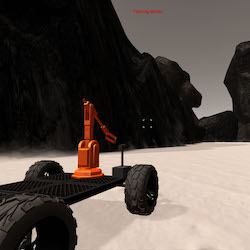
#> input picture Rover/images/rover.jpg, 250 x 250 px
$ python -i perception.py   (imports and definitions only)   (older library calls are emulated)
#> lines starting #> are read from the running program, lines starting #| are printed output that depends on the picture; after the words box and inside, x2 and y2 are one past the last pixel; in counts of white or black regions, pixels touching at a corner belong together
#> further down, picture is the input picture: shape (250, 250, 3); mean B, G, R 71.1, 77.2, 86.5
import numpy as np
import cv2

# Identify pixels above the threshold
def color_thresh(img):
    # ground pixel mask
    lower_gr = np.array([160,160,160])
    upper_gr = np.array([255,255,255])

    # obstacles pixel mask
    lower_obs = np.array([0,0,0])
    upper_obs = np.array([160,160,160])

    # yellow mask
    lower_yellow = np.array([100, 100, 0])
    upper_yellow = np.array([180, 180, 40])

    # set mask to 1 and 0 everywhere else
    rock = cv2.inRange(img, lower_yellow, upper_yellow)
#> rock: shape (250, 250); every value is 0
    ground = cv2.inRange(img, lower_gr, upper_gr)
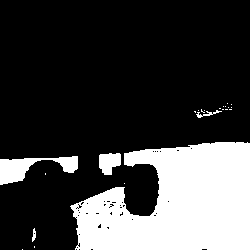
#> ground: shape (250, 250); 24.9% white; 23 white regions (18 under 20 px), largest, box (x1, y1, x2, y2) and area: (70, 142, 250, 250) 14079, (0, 156, 78, 185) 1008, (99, 153, 121, 175) 367, (196, 110, 222, 118) 66, (32, 228, 36, 242) 35
    obstacles = cv2.inRange(img, lower_obs, upper_obs)
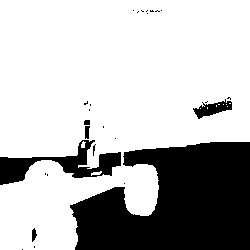
#> obstacles: shape (250, 250); 73.1% white; 27 black regions (21 under 20 px), largest, box (x1, y1, x2, y2) and area: (70, 142, 250, 250) 14282, (0, 140, 121, 185) 1932, (193, 99, 232, 119) 371, (85, 126, 90, 139) 53, (32, 228, 37, 242) 46, (84, 120, 90, 125) 29
    return rock, ground, obstacles

# Define a function to convert to rover-centric coordinates
# [94 lines left out: functions rover_coords, to_polar_coords, rotate_pix, translate_pix, pix_to_world, perspect_transform and 1 more, not called in this run]

>>> import cv2
>>> picture = cv2.imread('images/rover.jpg')
>>> result = color_thresh(picture)

$ run again, on Rover/images/coord_trans.png
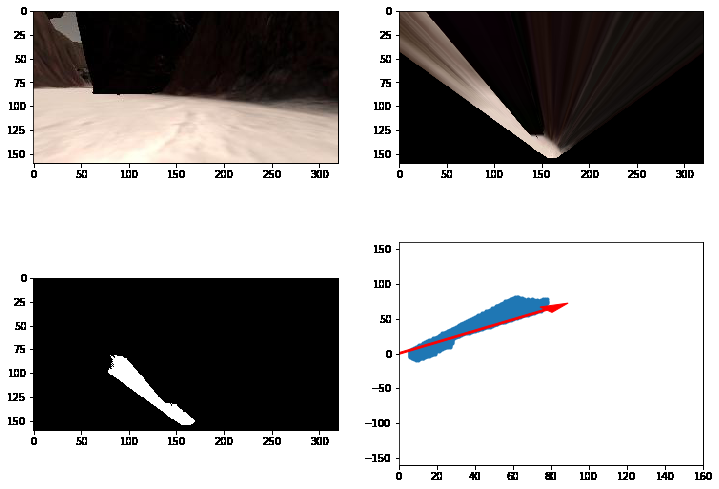
#> input picture Rover/images/coord_trans.png, 719 x 489 px
#> picture is the input picture: shape (489, 719, 3); mean B, G, R 163.9, 164.8, 167
#> in color_thresh, `rock = cv2.inRange(img, lower_yellow, upper_yellow)`:
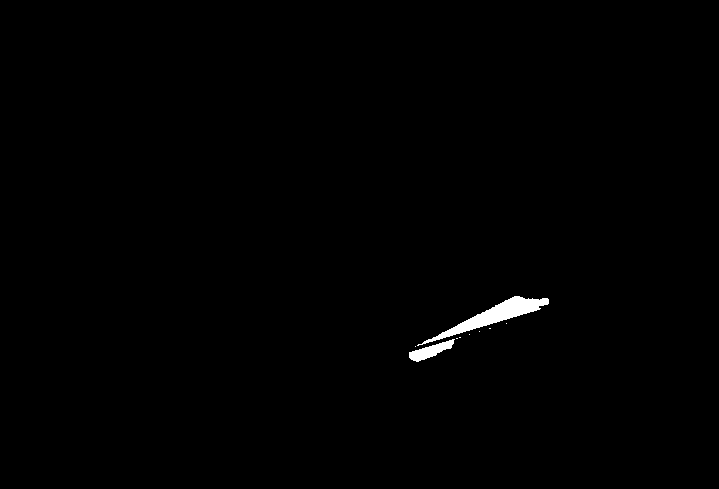
#> rock: shape (489, 719); 0.56% white; 9 white regions (7 under 20 px), largest, box (x1, y1, x2, y2) and area: (417, 296, 549, 346) 1512, (409, 339, 455, 362) 445
#> ground: shape (489, 719); 63.9% white; 98 black regions (4 under 20 px), largest, box (x1, y1, x2, y2) and area: (30, 278, 339, 435) 45416, (396, 11, 704, 168) 45263, (30, 11, 339, 168) 27976
#> in color_thresh, `obstacles = cv2.inRange(img, lower_obs, upper_obs)`:
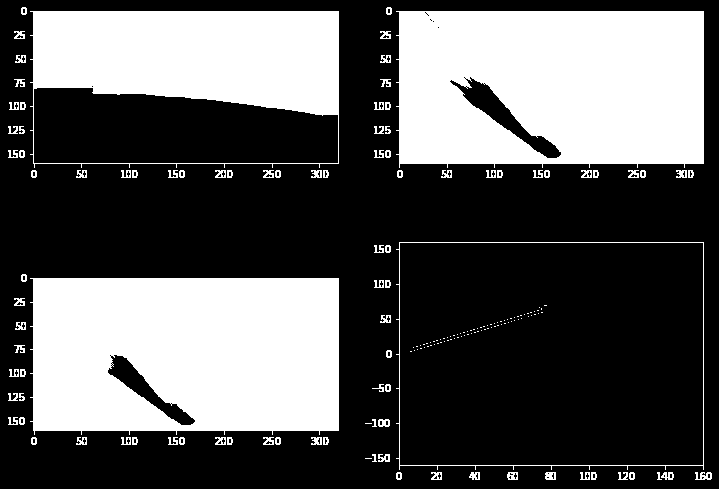
#> obstacles: shape (489, 719); 35.1% white; 176 white regions (82 under 20 px), largest, box (x1, y1, x2, y2) and area: (30, 278, 339, 435) 45416, (396, 11, 704, 168) 44821, (30, 11, 339, 168) 27574

$ run again, on Rover/images/perception.png
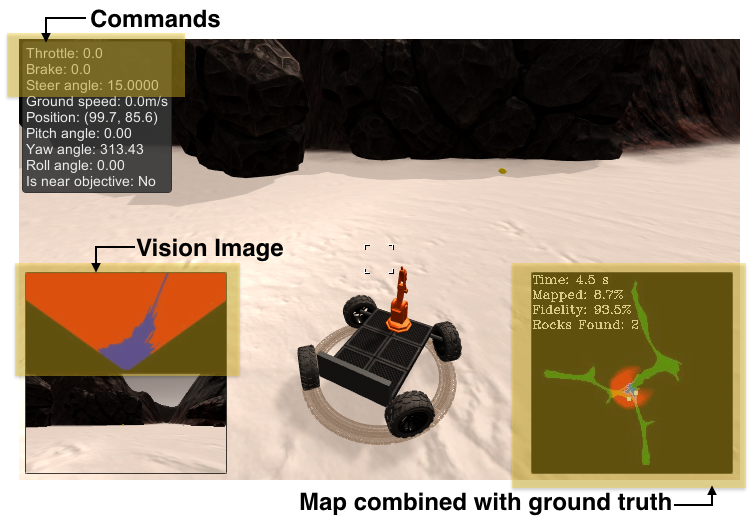
#> input picture Rover/images/perception.png, 754 x 520 px
#> picture is the input picture: shape (520, 754, 3); mean B, G, R 122.2, 142.9, 158.4
#> rock: shape (520, 754); every value is 0
#> in color_thresh, `ground = cv2.inRange(img, lower_gr, upper_gr)`:
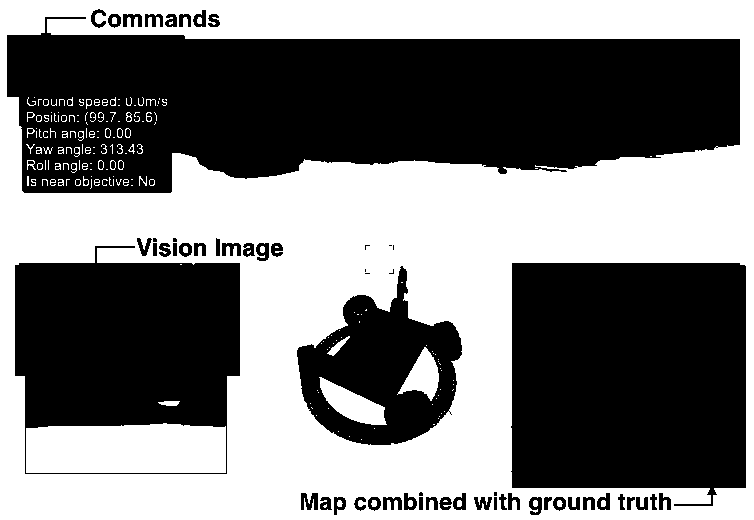
#> ground: shape (520, 754); 48.3% white; 191 white regions (127 under 20 px), largest, box (x1, y1, x2, y2) and area: (0, 0, 754, 520) 174907, (26, 423, 226, 473) 9455, (319, 377, 387, 425) 1553
#> in color_thresh, `obstacles = cv2.inRange(img, lower_obs, upper_obs)`:
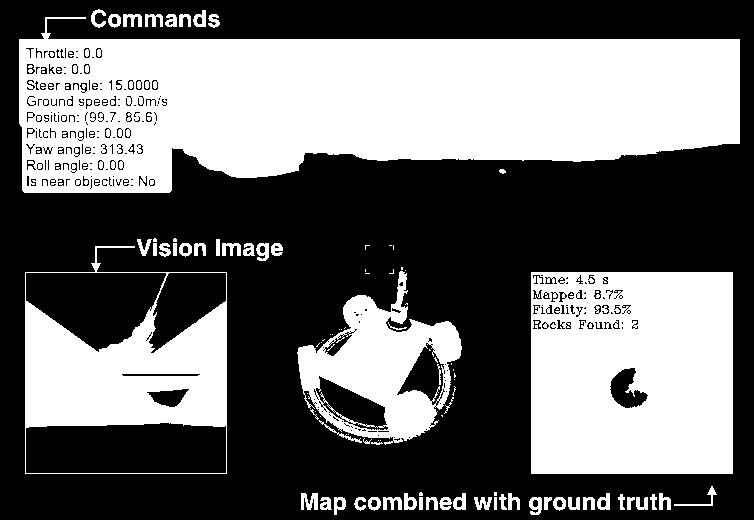
#> obstacles: shape (520, 754); 42.5% white; 105 white regions (47 under 20 px), largest, box (x1, y1, x2, y2) and area: (19, 17, 740, 193) 89328, (531, 272, 733, 474) 38867, (25, 246, 227, 474) 19835

$ run again, on Rover/images/sample.png
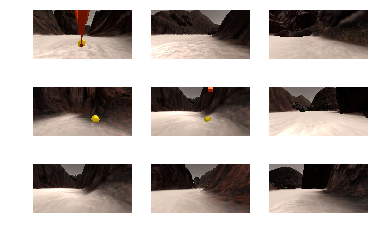
#> input picture Rover/images/sample.png, 378 x 237 px
#> picture is the input picture: shape (237, 378, 3); mean B, G, R 171.5, 175.4, 182.6
#> rock: shape (237, 378); every value is 0
#> in color_thresh, `ground = cv2.inRange(img, lower_gr, upper_gr)`:
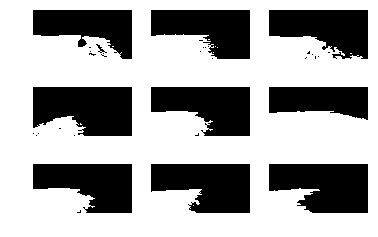
#> ground: shape (237, 378); 64.7% white; 34 black regions (24 under 20 px), largest, box (x1, y1, x2, y2) and area: (33, 87, 132, 136) 4125, (269, 164, 368, 213) 3982, (151, 164, 250, 213) 3828
#> in color_thresh, `obstacles = cv2.inRange(img, lower_obs, upper_obs)`:
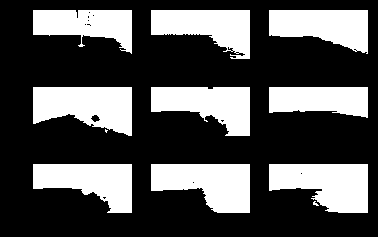
#> obstacles: shape (237, 378); 32% white; 11 white regions (2 under 20 px), largest, box (x1, y1, x2, y2) and area: (269, 164, 368, 213) 3623, (33, 87, 132, 136) 3620, (151, 164, 250, 213) 3546
